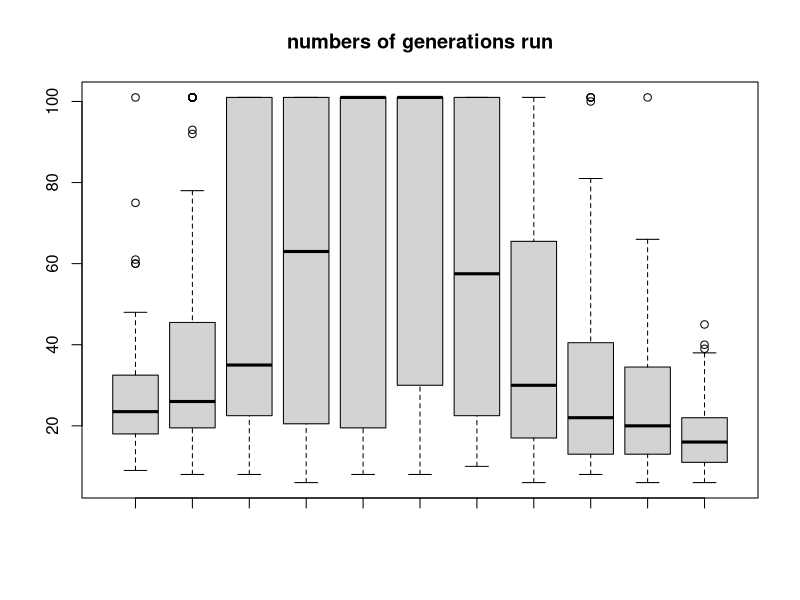
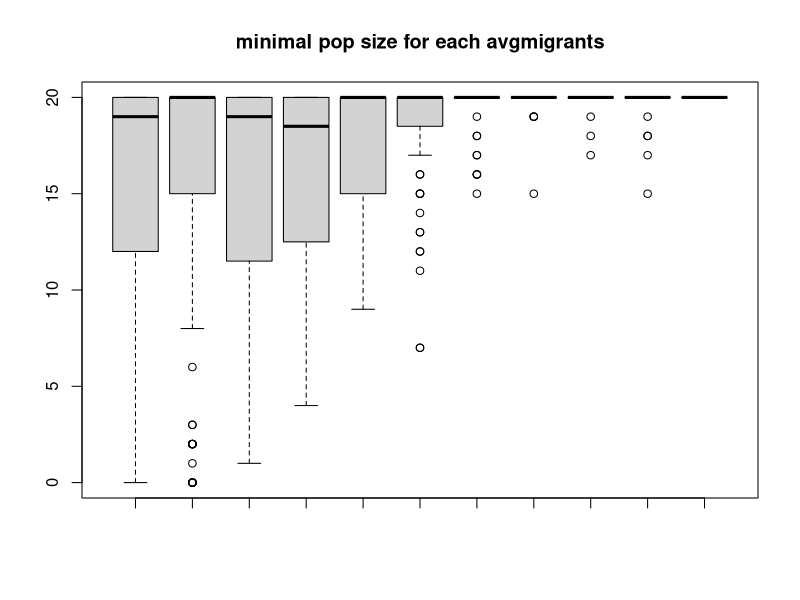
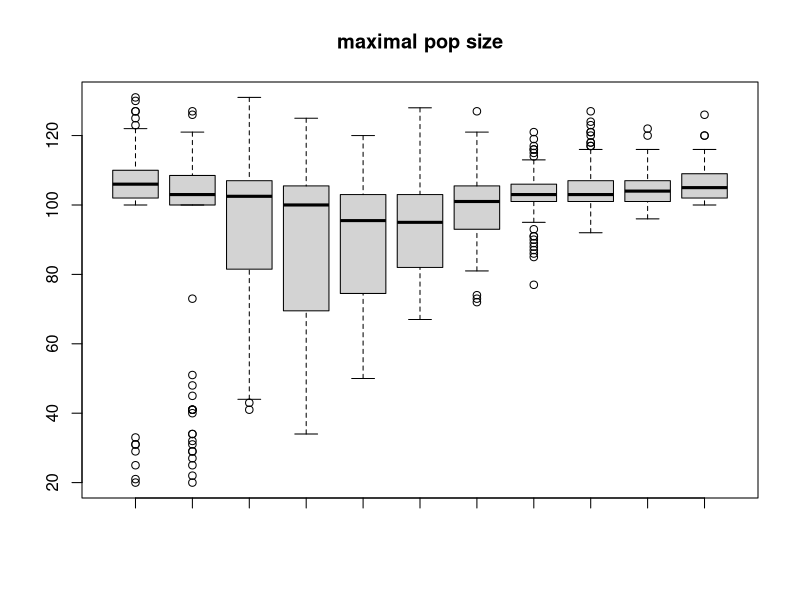

Recreate these plots in R, in order.
##########################averages##################

simulate_one_gen_hardy_weinberg <- function(N_aa,N_Aa, N_AA, fitnessaa, fitnessAa, fitnessAA, avgmigrants, mut_rate) {
  # calculate total pop size
  tot_pop <- N_aa+N_Aa+N_AA
  # calculate average fitness
  avg_fit <- weighted.mean(c(fitnessaa, fitnessAa, fitnessAA), c(N_aa,N_Aa, N_AA))
  # calculate deterministic next gen pop size
  next_gen_tot_pop <- tot_pop*avg_fit
  # calculate the allele frequnecies
  a_tot <- 2*N_aa+N_Aa
  A_tot <- 2*N_AA+N_Aa
  a_to_A_mut <- min(rpois(1,a_tot*mut_rate),a_tot)
  A_to_a_mut <- min(rpois(1,A_tot*mut_rate),A_tot)
  p <- (a_tot+A_to_a_mut-a_to_A_mut)/(2*tot_pop)
  q <- 1-p
  # Next generation genotype frequencies; selection is applied here
  det_aa_next <- (p^2)*fitnessaa/avg_fit
  det_Aa_next <- (2*p*q)*fitnessAa/avg_fit
  det_AA_next <- (q^2)*fitnessAA/avg_fit
  
  #migrationrate
  aa_migrants <- rpois(1, avgmigrants)
  # draw offspring according to Poisson distribution
  offsp_aa <- rpois(1, next_gen_tot_pop*det_aa_next) + aa_migrants
  offsp_Aa <- rpois(1, next_gen_tot_pop*det_Aa_next)
  offsp_AA <- rpois(1, next_gen_tot_pop*det_AA_next)
  
  
  return(c(offsp_aa, offsp_Aa,offsp_AA))
}
simulate_pop_HW <- function(N_init_aa, N_init_Aa, N_init_AA, fitnessaa, fitnessAa, fitnessAA, avgmigrants, mut_rate, t_max) {
  # Create the vector in which to save the results
  pop_vector <- c(N_init_aa, N_init_Aa, N_init_AA)
  # initiate the variables
  pop_new <- c(N_init_aa, N_init_Aa, N_init_AA)
  v <- 0
  # run the simulation until generation t_max
  for (i in 1:t_max+1) {
    #define fitness of a and A for each iteration
    # redefine the current population one generation later
    pop_new <- simulate_one_gen_hardy_weinberg(pop_new[1],pop_new[2], pop_new[3], fitnessaa, fitnessAa, fitnessAA,avgmigrants, mut_rate)
    # add the new population sizes to the output vector
    pop_vector <- rbind(pop_vector,pop_new)
    # condition to stop the simulation before t_max: either the population exceeds 1.5 times the original population size, or it goes extinct
    if (pop_new[1]+pop_new[2]+pop_new[3]>=5*(N_init_aa+ N_init_Aa+ N_init_AA) | pop_new[1]+pop_new[2]+pop_new[3]==0) break
  }
  
  # define the row and column names of the output vector
  rownames(pop_vector) <- (0:t_max)[1:length(pop_vector[,1])] # note that the vector has to be cut if the simulation stopped early
  colnames(pop_vector) <- c("aa","Aa","AA")
  # return the result
  return(pop_vector)	
}
# set some parameters to fixed values
#init_a <- 1000
#init_A <- 0
#m_rate <- 0.001
#max_gen <- 1000
#decay_rate <- 0.1
#sel_coef <- 0.2
#igration_min <- 0.1
#migration_max <- 5
#mut_rate <- 0
N_aa <- 0
N_Aa <- 0
N_AA <- 20
fitnessaa <- 0.9
fitnessAa <- 0.9
fitnessAA <- 1.1
mut_rate <- 0.01
t_max <- 100

# determine how often to run the simulation for each set of parameters
no_replicates <- 100

# initialize data table - where to collect the results
data_table <- c()
# run the simulation across all chosen parameters
# loop over switch generations
migrants <- 0:10

for(avgmigrants in migrants){
    # reset counter
    i<-1
    repeat {
      # increase counter by one
      i<-i+1
      # run the simulation once
      one_run <- simulate_pop_HW(N_aa,N_Aa, N_AA, fitnessaa, fitnessAa, fitnessAA, avgmigrants, mut_rate, t_max)
      # determine total population sizes
      total_size <- one_run[,1] + one_run[,2] + one_run[,3]
      #number of generation at which 1.5*n0 is achieved
      number_of_generations <- length(one_run[,1])
      # determine minimum population size
      min_size <- min(total_size)
      # determine (first) generation at which this population size occurred
      min_gen <- as.numeric(which(total_size==min_size)[1])
      # determine maximal pop size
      max_pop <- max(total_size)
      # enter the data into the table
      data_table <- rbind(data_table,c(avgmigrants,min_gen,min_size,number_of_generations,max_pop)) # note that we add the varying parameters (decay rate and selection coefficient) to the table too
      # stop the repeated computation after no_replicates times
      if(i>no_replicates) break
    }
}

colnames(data_table) <- c("avgmigrants","generation with min pop size", "min pop size", "number of generations","maximal pop size")

boxplot(data_table[,4][data_table[,1]==0], data_table[,4][data_table[,1]==1],data_table[,4][data_table[,1]==2],data_table[,4][data_table[,1]==3],data_table[,4][data_table[,1]==4],data_table[,4][data_table[,1]==5],data_table[,4][data_table[,1]==6],data_table[,4][data_table[,1]==7],data_table[,4][data_table[,1]==8],data_table[,4][data_table[,1]==9],data_table[,4][data_table[,1]==10], main = "numbers of generations run")

boxplot(data_table[,3][data_table[,1]==0],data_table[,3][data_table[,1]==1],data_table[,3][data_table[,1]==2],data_table[,3][data_table[,1]==3],data_table[,3][data_table[,1]==4],data_table[,3][data_table[,1]==5],data_table[,3][data_table[,1]==6],data_table[,3][data_table[,1]==7],data_table[,3][data_table[,1]==8],data_table[,3][data_table[,1]==9],data_table[,3][data_table[,1]==10],main ="minimal pop size for each avgmigrants")

boxplot(data_table[,5][data_table[,1]==0], data_table[,5][data_table[,1]==1],data_table[,5][data_table[,1]==2],data_table[,5][data_table[,1]==3],data_table[,5][data_table[,1]==4],data_table[,5][data_table[,1]==5],data_table[,5][data_table[,1]==6],data_table[,5][data_table[,1]==7],data_table[,5][data_table[,1]==8],data_table[,5][data_table[,1]==9],data_table[,5][data_table[,1]==10],main = "maximal pop size")

